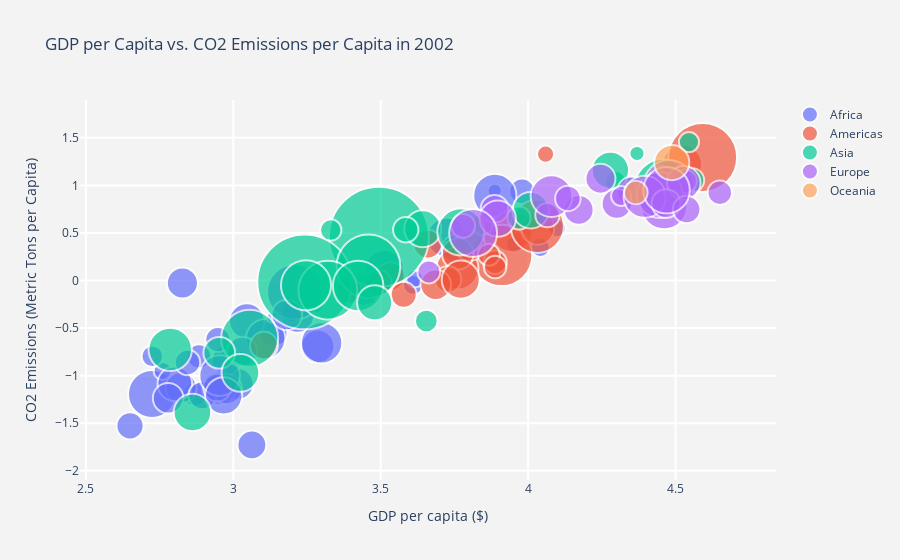

The code cell stored with this chart in its notebook:
### Code cell
hover_text = []
bubble_size = []

for index, row in df_2002.iterrows():
    hover_text.append(('Country: {country}<br>'+
                      'CO2 Emissions: {CO2}<br>'+
                      'GDP per capita: {gdp}<br>'+
                      'Population: {pop}<br>'+
                      'Continent: {continent}').format(country=row['country'],
                                            CO2=round(10**(row['co2']), 2),
                                            gdp=round(10**(row['gdp']), 2),
                                            pop=row['pop'],
                                            continent=row['continent']))
    bubble_size.append(math.sqrt(row['pop']))


df_2002['text'] = hover_text
df_2002['size'] = bubble_size
sizeref = 2.*max(df_2002['size'])/(100**2)

continent_names = ['Africa', 'Americas', 'Asia', 'Europe', 'Oceania']
continent_data = {continent:df_2002.query("continent == '%s'" %continent)
                              for continent in continent_names}

fig = go.Figure()

for continent_name, continent in continent_data.items():
    fig.add_trace(go.Scatter(
        x=continent['gdp'], y=continent['co2'],
        name=continent_name, text=continent['text'],
        marker_size=continent['size'],
        ))

# Tune marker appearance and layout
fig.update_traces(mode='markers', marker=dict(sizemode='area',
                                              sizeref=sizeref, line_width=2))

fig.update_layout(
    title='GDP per Capita vs. CO2 Emissions per Capita in 2002',
    xaxis=dict(
        title='GDP per capita ($)',
        gridcolor='white',
        gridwidth=2,
    ),
    yaxis=dict(
        title='CO2 Emissions (Metric Tons per Capita)',
        gridcolor='white',
        gridwidth=2,
    ),
    paper_bgcolor='rgb(243, 243, 243)',
    plot_bgcolor='rgb(243, 243, 243)',
)
fig.show()

### Figure 1 — Plotly figure (JSON) as saved in the notebook; plotly's stock layout.template omitted (floating-point values rounded to 4 significant figures)
{"data": [{"marker": {"line": {"width": 2}, "size": [5593.0, 3296.0, 2651.0, 1277.0, 3500.0, 2650.0, 3991.0, 2012.0, 2972.0, 783.8, 4031.0, 668.9, 704.0, 2101.0, 8243.0, 1140.0, 4533.0, 2968.0, 1154.0, 5602.0, 1678.0, 2317.0, 4059.0, 3439.0, 3253.0, 1682.0, 1096.0, 5583.0, 4298.0, 1404.0, 3338.0, 10950.0, 2802.0, 412.8, 3297.0, 2315.0, 2784.0, 6666.0, 6090.0, 1063.0, 5882.0, 2231.0, 3126.0, 4974.0, 3255.0, 3453.0], "sizemode": "area", "sizeref": 7.157}, "mode": "markers", "name": "Africa", "text": ["Country: Algeria<br>CO2 Emissions: 2.84<br>GDP per capita: 5288.04<br>Population: 31287142.0<br>Continent: Africa", "Country: Angola<br>CO2 Emissions: 0.79<br>GDP per capita: 2773.29<br>Population: 10866106.0<br>Continent: Africa", "Country: Benin<br>CO2 Emissions: 0.28<br>GDP per capita: 1372.88<br>Population: 7026113.0<br>Continent: Africa", "Country: Botswana<br>CO2 Emissions: 2.23<br>GDP per capita: 11003.61<br>Population: 1630347.0<br>Continent: Africa", "Country: Burkina Faso<br>CO2 Emissions: 0.08<br>GDP per capita: 1037.65<br>Population: 12251209.0<br>Continent: Africa", "Country: Burundi<br>CO2 Emissions: 0.03<br>GDP per capita: 446.4<br>Population: 7021078.0<br>Continent: Africa", "Country: Cameroon<br>CO2 Emissions: 0.2<br>GDP per capita: 1934.01<br>Population: 15929988.0<br>Continent: Africa", "Country: Central African Republic<br>CO2 Emissions: 0.06<br>GDP per capita: 738.69<br>Population: 4048013.0<br>Continent: Africa", "Country: Chad<br>CO2 Emissions: 0.02<br>GDP per capita: 1156.18<br>Population: 8835739.0<br>Continent: Africa", "Country: Comoros<br>CO2 Emissions: 0.15<br>GDP per capita: 1075.81<br>Population: 614382.0<br>Continent: Africa", "Country: Cote d'Ivoire<br>CO2 Emissions: 0.42<br>GDP per capita: 1648.8<br>Population: 16252726.0<br>Continent: Africa", "Country: Djibouti<br>CO2 Emissions: 0.54<br>GDP per capita: 1908.26<br>Population: 447416.0<br>Continent: Africa", "Country: Equatorial Guinea<br>CO2 Emissions: 8.77<br>GDP per capita: 7703.5<br>Population: 495627.0<br>Continent: Africa", "Country: Eritrea<br>CO2 Emissions: 0.16<br>GDP per capita: 765.35<br>Population: 4414865.0<br>Continent: Africa", "Country: Ethiopia<br>CO2 Emissions: 0.06<br>GDP per capita: 530.05<br>Population: 67946797.0<br>Continent: Africa", "Country: Gabon<br>CO2 Emissions: 3.55<br>GDP per capita: 12521.71<br>Population: 1299304.0<br>Continent: Africa", "Country: Ghana<br>CO2 Emissions: 0.38<br>GDP per capita: 1111.98<br>Population: 20550751.0<br>Continent: Africa", "Country: Guinea<br>CO2 Emissions: 0.15<br>GDP per capita: 945.58<br>Population: 8807818.0<br>Continent: Africa", "Country: Guinea-Bissau<br>CO2 Emissions: 0.11<br>GDP per capita: 575.7<br>Population: 1332459.0<br>Continent: Africa", "Country: Kenya<br>CO2 Emissions: 0.24<br>GDP per capita: 1287.51<br>Population: 31386842.0<br>Continent: Africa", "Country: Liberia<br>CO2 Emissions: 0.16<br>GDP per capita: 531.48<br>Population: 2814651.0<br>Continent: Africa", "Country: Libya<br>CO2 Emissions: 8.67<br>GDP per capita: 9534.68<br>Population: 5368585.0<br>Continent: Africa", "Country: Madagascar<br>CO2 Emissions: 0.07<br>GDP per capita: 894.64<br>Population: 16473477.0<br>Continent: Africa", "Country: Malawi<br>CO2 Emissions: 0.07<br>GDP per capita: 665.42<br>Population: 11824495.0<br>Continent: Africa", "Country: Mali<br>CO2 Emissions: 0.07<br>GDP per capita: 951.41<br>Population: 10580176.0<br>Continent: Africa", "Country: Mauritania<br>CO2 Emissions: 0.47<br>GDP per capita: 1579.02<br>Population: 2828858.0<br>Continent: Africa", "Country: Mauritius<br>CO2 Emissions: 2.4<br>GDP per capita: 9021.82<br>Population: 1200206.0<br>Continent: Africa", "Country: Morocco<br>CO2 Emissions: 1.3<br>GDP per capita: 3258.5<br>Population: 31167783.0<br>Continent: Africa", "Country: Mozambique<br>CO2 Emissions: 0.08<br>GDP per capita: 633.62<br>Population: 18473780.0<br>Continent: Africa", "Country: Namibia<br>CO2 Emissions: 0.9<br>GDP per capita: 4072.32<br>Population: 1972153.0<br>Continent: Africa", "Country: Niger<br>CO2 Emissions: 0.06<br>GDP per capita: 601.07<br>Population: 11140655.0<br>Continent: Africa", "Country: Nigeria<br>CO2 Emissions: 0.76<br>GDP per capita: 1615.29<br>Population: 119901274.0<br>Continent: Africa", "Country: Rwanda<br>CO2 Emissions: 0.06<br>GDP per capita: 785.65<br>Population: 7852401.0<br>Continent: Africa", "Country: Sao Tome and Principe<br>CO2 Emissions: 0.41<br>GDP per capita: 1353.09<br>Population: 170372.0<br>Continent: Africa", "Country: Senegal<br>CO2 Emissions: 0.43<br>GDP per capita: 1519.64<br>Population: 10870037.0<br>Continent: Africa", "Country: Sierra Leone<br>CO2 Emissions: 0.14<br>GDP per capita: 699.49<br>Population: 5359092.0<br>Continent: Africa", "Country: Somalia<br>CO2 Emissions: 0.07<br>GDP per capita: 882.08<br>Population: 7753310.0<br>Continent: Africa", "Country: South Africa<br>CO2 Emissions: 7.85<br>GDP per capita: 7710.95<br>Population: 44433622.0<br>Continent: Africa", "Country: Sudan<br>CO2 Emissions: 0.22<br>GDP per capita: 1993.4<br>Population: 37090298.0<br>Continent: Africa", "Country: Swaziland<br>CO2 Emissions: 1.04<br>GDP per capita: 4128.12<br>Population: 1130269.0<br>Continent: Africa", "Country: Tanzania<br>CO2 Emissions: 0.1<br>GDP per capita: 899.07<br>Population: 34593779.0<br>Continent: Africa", "Country: Togo<br>CO2 Emissions: 0.24<br>GDP per capita: 886.22<br>Population: 4977378.0<br>Continent: Africa", "Country: Tunisia<br>CO2 Emissions: 2.14<br>GDP per capita: 5722.9<br>Population: 9770575.0<br>Continent: Africa", "Country: Uganda<br>CO2 Emissions: 0.06<br>GDP per capita: 927.72<br>Population: 24739869.0<br>Continent: Africa", "Country: Zambia<br>CO2 Emissions: 0.18<br>GDP per capita: 1071.61<br>Population: 10595811.0<br>Continent: Africa", "Country: Zimbabwe<br>CO2 Emissions: 0.94<br>GDP per capita: 672.04<br>Population: 11926563.0<br>Continent: Africa"], "type": "scatter", "x": [3.723, 3.443, 3.138, 4.042, 3.016, 2.65, 3.286, 2.868, 3.063, 3.032, 3.217, 3.281, 3.887, 2.884, 2.724, 4.098, 3.046, 2.976, 2.76, 3.11, 2.725, 3.979, 2.952, 2.823, 2.978, 3.198, 3.955, 3.513, 2.802, 3.61, 2.779, 3.208, 2.895, 3.131, 3.182, 2.845, 2.946, 3.887, 3.3, 3.616, 2.954, 2.948, 3.758, 2.967, 3.03, 2.827], "y": [0.4533, -0.1045, -0.5522, 0.3477, -1.088, -1.527, -0.6911, -1.196, -1.727, -0.8155, -0.3727, -0.2707, 0.9431, -0.7967, -1.192, 0.5499, -0.4259, -0.8379, -0.9499, -0.6131, -0.7958, 0.9379, -1.132, -1.125, -1.141, -0.3299, 0.3794, 0.1123, -1.086, -0.0462, -1.237, -0.1197, -1.206, -0.3872, -0.3624, -0.8612, -1.125, 0.8947, -0.6564, 0.01714, -0.9995, -0.6205, 0.3304, -1.211, -0.7494, -0.02558]}, {"marker": {"line": {"width": 2}, "size": [6191.0, 2906.0, 13410.0, 5648.0, 3937.0, 6404.0, 1958.0, 3351.0, 2941.0, 3595.0, 2521.0, 3343.0, 2758.0, 2584.0, 1632.0, 10120.0, 2269.0, 1729.0, 2426.0, 5174.0, 1050.0, 16960.0, 1834.0], "sizemode": "area", "sizeref": 7.157}, "mode": "markers", "name": "Americas", "text": ["Country: Argentina<br>CO2 Emissions: 3.29<br>GDP per capita: 8797.64<br>Population: 38331121.0<br>Continent: Americas", "Country: Bolivia<br>CO2 Emissions: 1.11<br>GDP per capita: 3413.26<br>Population: 8445134.0<br>Continent: Americas", "Country: Brazil<br>CO2 Emissions: 1.84<br>GDP per capita: 8131.21<br>Population: 179914212.0<br>Continent: Americas", "Country: Canada<br>CO2 Emissions: 16.56<br>GDP per capita: 33328.97<br>Population: 31902268.0<br>Continent: Americas", "Country: Chile<br>CO2 Emissions: 3.55<br>GDP per capita: 10778.78<br>Population: 15497046.0<br>Continent: Americas", "Country: Colombia<br>CO2 Emissions: 1.34<br>GDP per capita: 5755.26<br>Population: 41008227.0<br>Continent: Americas", "Country: Costa Rica<br>CO2 Emissions: 1.56<br>GDP per capita: 7723.45<br>Population: 3834934.0<br>Continent: Americas", "Country: Cuba<br>CO2 Emissions: 2.33<br>GDP per capita: 6340.65<br>Population: 11226999.0<br>Continent: Americas", "Country: Dominican Republic<br>CO2 Emissions: 2.42<br>GDP per capita: 4563.81<br>Population: 8650322.0<br>Continent: Americas", "Country: Ecuador<br>CO2 Emissions: 1.91<br>GDP per capita: 5773.04<br>Population: 12921234.0<br>Continent: Americas", "Country: El Salvador<br>CO2 Emissions: 1.03<br>GDP per capita: 5351.57<br>Population: 6353681.0<br>Continent: Americas", "Country: Guatemala<br>CO2 Emissions: 0.9<br>GDP per capita: 4858.35<br>Population: 11178650.0<br>Continent: Americas", "Country: Haiti<br>CO2 Emissions: 0.21<br>GDP per capita: 1270.36<br>Population: 7607651.0<br>Continent: Americas", "Country: Honduras<br>CO2 Emissions: 0.94<br>GDP per capita: 3099.73<br>Population: 6677328.0<br>Continent: Americas", "Country: Jamaica<br>CO2 Emissions: 3.92<br>GDP per capita: 6994.77<br>Population: 2664659.0<br>Continent: Americas", "Country: Mexico<br>CO2 Emissions: 3.71<br>GDP per capita: 10742.44<br>Population: 102479927.0<br>Continent: Americas", "Country: Nicaragua<br>CO2 Emissions: 0.78<br>GDP per capita: 2474.55<br>Population: 5146848.0<br>Continent: Americas", "Country: Panama<br>CO2 Emissions: 1.87<br>GDP per capita: 7356.03<br>Population: 2990875.0<br>Continent: Americas", "Country: Paraguay<br>CO2 Emissions: 0.71<br>GDP per capita: 3783.67<br>Population: 5884491.0<br>Continent: Americas", "Country: Peru<br>CO2 Emissions: 1.02<br>GDP per capita: 5909.02<br>Population: 26769436.0<br>Continent: Americas", "Country: Trinidad and Tobago<br>CO2 Emissions: 21.3<br>GDP per capita: 11460.6<br>Population: 1101832.0<br>Continent: Americas", "Country: United States<br>CO2 Emissions: 19.64<br>GDP per capita: 39097.1<br>Population: 287675526.0<br>Continent: Americas", "Country: Uruguay<br>CO2 Emissions: 1.39<br>GDP per capita: 7727.0<br>Population: 3363085.0<br>Continent: Americas"], "type": "scatter", "x": [3.944, 3.533, 3.91, 4.523, 4.033, 3.76, 3.888, 3.802, 3.659, 3.761, 3.728, 3.686, 3.104, 3.491, 3.845, 4.031, 3.393, 3.867, 3.578, 3.772, 4.059, 4.592, 3.888], "y": [0.5174, 0.0436, 0.2637, 1.219, 0.5501, 0.1267, 0.1922, 0.3679, 0.3829, 0.2807, 0.01205, -0.04374, -0.6847, -0.02817, 0.5929, 0.5696, -0.1075, 0.2711, -0.1502, 0.009458, 1.328, 1.293, 0.1425]}, {"marker": {"line": {"width": 2}, "size": [5027.0, 810.2, 11650.0, 3595.0, 35780.0, 32160.0, 14530.0, 4899.0, 2456.0, 11270.0, 2304.0, 1453.0, 1918.0, 4761.0, 1635.0, 6753.0, 5087.0, 1647.0, 12390.0, 9110.0, 4950.0, 2049.0, 4425.0, 7925.0, 8995.0, 1841.0], "sizemode": "area", "sizeref": 7.157}, "mode": "markers", "name": "Asia", "text": ["Country: Afghanistan<br>CO2 Emissions: 0.04<br>GDP per capita: 726.73<br>Population: 25268405.0<br>Continent: Asia", "Country: Bahrain<br>CO2 Emissions: 21.64<br>GDP per capita: 23403.56<br>Population: 656397.0<br>Continent: Asia", "Country: Bangladesh<br>CO2 Emissions: 0.25<br>GDP per capita: 1136.39<br>Population: 135656790.0<br>Continent: Asia", "Country: Cambodia<br>CO2 Emissions: 0.17<br>GDP per capita: 896.23<br>Population: 12926707.0<br>Continent: Asia", "Country: China<br>CO2 Emissions: 2.89<br>GDP per capita: 3119.28<br>Population: 1280400000.0<br>Continent: Asia", "Country: India<br>CO2 Emissions: 0.97<br>GDP per capita: 1746.77<br>Population: 1034172547.0<br>Continent: Asia", "Country: Indonesia<br>CO2 Emissions: 1.41<br>GDP per capita: 2873.91<br>Population: 211060000.0<br>Continent: Asia", "Country: Iraq<br>CO2 Emissions: 3.5<br>GDP per capita: 4390.72<br>Population: 24001816.0<br>Continent: Asia", "Country: Israel<br>CO2 Emissions: 9.1<br>GDP per capita: 21905.6<br>Population: 6029529.0<br>Continent: Asia", "Country: Japan<br>CO2 Emissions: 9.57<br>GDP per capita: 28604.59<br>Population: 127065841.0<br>Continent: Asia", "Country: Jordan<br>CO2 Emissions: 3.42<br>GDP per capita: 3844.92<br>Population: 5307470.0<br>Continent: Asia", "Country: Kuwait<br>CO2 Emissions: 28.51<br>GDP per capita: 35110.11<br>Population: 2111561.0<br>Continent: Asia", "Country: Lebanon<br>CO2 Emissions: 4.54<br>GDP per capita: 9313.94<br>Population: 3677780.0<br>Continent: Asia", "Country: Malaysia<br>CO2 Emissions: 5.48<br>GDP per capita: 10206.98<br>Population: 22662365.0<br>Continent: Asia", "Country: Mongolia<br>CO2 Emissions: 3.39<br>GDP per capita: 2140.74<br>Population: 2674234.0<br>Continent: Asia", "Country: Myanmar<br>CO2 Emissions: 0.19<br>GDP per capita: 611.0<br>Population: 45598081.0<br>Continent: Asia", "Country: Nepal<br>CO2 Emissions: 0.11<br>GDP per capita: 1057.21<br>Population: 25873917.0<br>Continent: Asia", "Country: Oman<br>CO2 Emissions: 10.96<br>GDP per capita: 19774.84<br>Population: 2713462.0<br>Continent: Asia", "Country: Pakistan<br>CO2 Emissions: 0.79<br>GDP per capita: 2092.71<br>Population: 153403524.0<br>Continent: Asia", "Country: Philippines<br>CO2 Emissions: 0.88<br>GDP per capita: 2650.92<br>Population: 82995088.0<br>Continent: Asia", "Country: Saudi Arabia<br>CO2 Emissions: 14.4<br>GDP per capita: 19014.54<br>Population: 24501530.0<br>Continent: Asia", "Country: Singapore<br>CO2 Emissions: 11.31<br>GDP per capita: 36023.11<br>Population: 4197776.0<br>Continent: Asia", "Country: Sri Lanka<br>CO2 Emissions: 0.58<br>GDP per capita: 3015.38<br>Population: 19576783.0<br>Continent: Asia", "Country: Thailand<br>CO2 Emissions: 3.25<br>GDP per capita: 5913.19<br>Population: 62806748.0<br>Continent: Asia", "Country: Vietnam<br>CO2 Emissions: 0.89<br>GDP per capita: 1764.46<br>Population: 80908147.0<br>Continent: Asia", "Country: West Bank and Gaza<br>CO2 Emissions: 0.38<br>GDP per capita: 4515.49<br>Population: 3389578.0<br>Continent: Asia"], "type": "scatter", "x": [2.861, 4.369, 3.056, 2.952, 3.494, 3.242, 3.458, 3.643, 4.341, 4.456, 3.585, 4.545, 3.969, 4.009, 3.331, 2.786, 3.024, 4.296, 3.321, 3.423, 4.279, 4.557, 3.479, 3.772, 3.247, 3.655], "y": [-1.386, 1.335, -0.6065, -0.7593, 0.4602, -0.01455, 0.1496, 0.5439, 0.9592, 0.9811, 0.5339, 1.455, 0.6573, 0.7388, 0.5304, -0.7233, -0.9702, 1.04, -0.102, -0.05674, 1.158, 1.053, -0.2338, 0.5116, -0.0505, -0.4253]}, {"marker": {"line": {"width": 2}, "size": [1873.0, 2855.0, 3211.0, 2041.0, 2768.0, 2117.0, 3203.0, 2318.0, 2279.0, 7741.0, 9075.0, 3256.0, 3175.0, 536.7, 1970.0, 7611.0, 4015.0, 2130.0, 6215.0, 3230.0, 4733.0, 2326.0, 1418.0, 6337.0, 2992.0, 2713.0, 8204.0, 7740.0], "sizemode": "area", "sizeref": 7.157}, "mode": "markers", "name": "Europe", "text": ["Country: Albania<br>CO2 Emissions: 1.23<br>GDP per capita: 4604.21<br>Population: 3508512.0<br>Continent: Europe", "Country: Austria<br>CO2 Emissions: 8.28<br>GDP per capita: 32417.61<br>Population: 8148312.0<br>Continent: Europe", "Country: Belgium<br>CO2 Emissions: 10.39<br>GDP per capita: 30485.88<br>Population: 10311970.0<br>Continent: Europe", "Country: Bosnia and Herzegovina<br>CO2 Emissions: 3.76<br>GDP per capita: 6018.98<br>Population: 4165416.0<br>Continent: Europe", "Country: Bulgaria<br>CO2 Emissions: 5.67<br>GDP per capita: 7696.78<br>Population: 7661799.0<br>Continent: Europe", "Country: Croatia<br>CO2 Emissions: 4.86<br>GDP per capita: 11628.39<br>Population: 4481020.0<br>Continent: Europe", "Country: Czech Republic<br>CO2 Emissions: 11.74<br>GDP per capita: 17596.21<br>Population: 10256295.0<br>Continent: Europe", "Country: Denmark<br>CO2 Emissions: 9.68<br>GDP per capita: 32166.5<br>Population: 5374693.0<br>Continent: Europe", "Country: Finland<br>CO2 Emissions: 11.86<br>GDP per capita: 28204.59<br>Population: 5193039.0<br>Continent: Europe", "Country: France<br>CO2 Emissions: 6.07<br>GDP per capita: 28926.03<br>Population: 59925035.0<br>Continent: Europe", "Country: Germany<br>CO2 Emissions: 10.06<br>GDP per capita: 30035.8<br>Population: 82350671.0<br>Continent: Europe", "Country: Greece<br>CO2 Emissions: 8.59<br>GDP per capita: 22514.25<br>Population: 10603863.0<br>Continent: Europe", "Country: Hungary<br>CO2 Emissions: 5.52<br>GDP per capita: 14843.94<br>Population: 10083313.0<br>Continent: Europe", "Country: Iceland<br>CO2 Emissions: 7.55<br>GDP per capita: 31163.2<br>Population: 288030.0<br>Continent: Europe", "Country: Ireland<br>CO2 Emissions: 11.04<br>GDP per capita: 34077.05<br>Population: 3879155.0<br>Continent: Europe", "Country: Italy<br>CO2 Emissions: 7.93<br>GDP per capita: 27968.1<br>Population: 57926999.0<br>Continent: Europe", "Country: Netherlands<br>CO2 Emissions: 10.65<br>GDP per capita: 33724.76<br>Population: 16122830.0<br>Continent: Europe", "Country: Norway<br>CO2 Emissions: 8.38<br>GDP per capita: 44683.98<br>Population: 4535591.0<br>Continent: Europe", "Country: Poland<br>CO2 Emissions: 7.71<br>GDP per capita: 12002.24<br>Population: 38625976.0<br>Continent: Europe", "Country: Portugal<br>CO2 Emissions: 6.41<br>GDP per capita: 19970.91<br>Population: 10433867.0<br>Continent: Europe", "Country: Romania<br>CO2 Emissions: 4.47<br>GDP per capita: 7885.36<br>Population: 22404337.0<br>Continent: Europe", "Country: Slovak Republic<br>CO2 Emissions: 7.3<br>GDP per capita: 13638.78<br>Population: 5410052.0<br>Continent: Europe", "Country: Slovenia<br>CO2 Emissions: 7.73<br>GDP per capita: 20660.02<br>Population: 2011497.0<br>Continent: Europe", "Country: Spain<br>CO2 Emissions: 7.59<br>GDP per capita: 24835.47<br>Population: 40152517.0<br>Continent: Europe", "Country: Sweden<br>CO2 Emissions: 6.43<br>GDP per capita: 29341.63<br>Population: 8954175.0<br>Continent: Europe", "Country: Switzerland<br>CO2 Emissions: 5.59<br>GDP per capita: 34480.96<br>Population: 7361757.0<br>Continent: Europe", "Country: Turkey<br>CO2 Emissions: 3.16<br>GDP per capita: 6508.09<br>Population: 67308928.0<br>Continent: Europe", "Country: United Kingdom<br>CO2 Emissions: 8.9<br>GDP per capita: 29479.0<br>Population: 59912431.0<br>Continent: Europe"], "type": "scatter", "x": [3.663, 4.511, 4.484, 3.78, 3.886, 4.066, 4.245, 4.507, 4.45, 4.461, 4.478, 4.352, 4.172, 4.494, 4.532, 4.447, 4.528, 4.65, 4.079, 4.3, 3.897, 4.135, 4.315, 4.395, 4.467, 4.538, 3.813, 4.47], "y": [0.08974, 0.918, 1.016, 0.5746, 0.7538, 0.687, 1.07, 0.986, 1.074, 0.7829, 1.003, 0.9341, 0.7421, 0.878, 1.043, 0.8994, 1.027, 0.9232, 0.8872, 0.8069, 0.6508, 0.8633, 0.8882, 0.8803, 0.8085, 0.7471, 0.4995, 0.9496]}, {"marker": {"line": {"width": 2}, "size": [4421.0, 1977.0], "sizemode": "area", "sizeref": 7.157}, "mode": "markers", "name": "Oceania", "text": ["Country: Australia<br>CO2 Emissions: 17.37<br>GDP per capita: 30687.75<br>Population: 19546792.0<br>Continent: Oceania", "Country: New Zealand<br>CO2 Emissions: 8.41<br>GDP per capita: 23189.8<br>Population: 3908037.0<br>Continent: Oceania"], "type": "scatter", "x": [4.487, 4.365], "y": [1.24, 0.9247]}], "layout": {"paper_bgcolor": "rgb(243, 243, 243)", "plot_bgcolor": "rgb(243, 243, 243)", "title": {"text": "GDP per Capita vs. CO2 Emissions per Capita in 2002"}, "xaxis": {"gridcolor": "white", "gridwidth": 2, "title": {"text": "GDP per capita ($)"}}, "yaxis": {"gridcolor": "white", "gridwidth": 2, "title": {"text": "CO2 Emissions (Metric Tons per Capita)"}}}}
